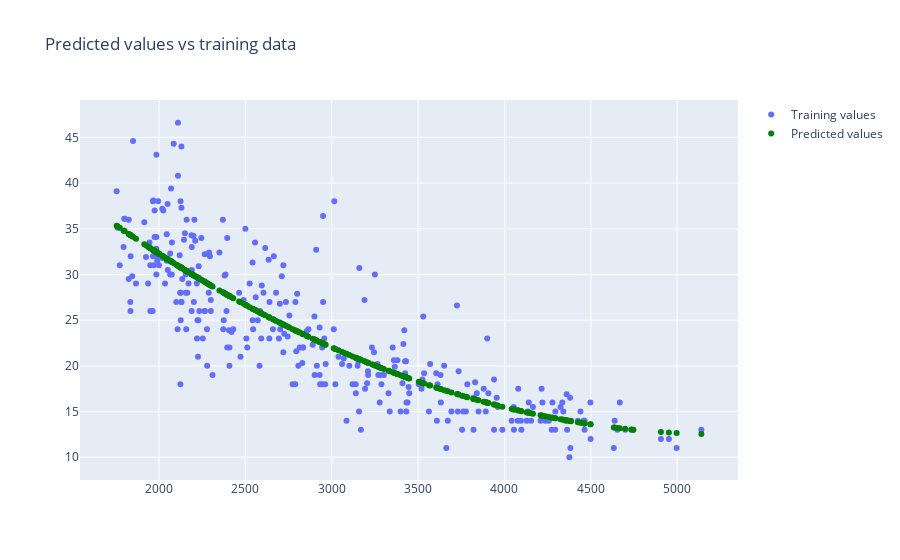

The notebook cell saved with this chart:
### Code cell
# Perform linear regression with poly features as the x input and get predicted values base on poly features
lr_poly = LinearRegression()
lr_poly."####"
predicted_values = "####"

# Visualizing the predicted values and the actual y values
# Input the x and y values for the plot, the x and y will be the raw training data and labels from the data frame dataset. You can use train_x and train_y
# but you will need to use ravel plot using plotly 
training_data = go.Scatter(x="####", y="####", name='Training values',  mode='markers')
predicted_points = go.Scatter(x="####", y="####", name='Predicted values',  mode='markers', marker= {'color':'green'})

fig = go.Figure(data = [training_data, predicted_points])
fig.update_layout(title="Predicted values vs training data")
fig.show()

### Figure 1 — Plotly figure (JSON) as saved in the notebook; plotly's stock layout.template omitted (floating-point values rounded to 4 significant figures; data arrays with more than 128 entries replaced by an {"elided": "..."} marker saying what was removed)
{"data": [{"mode": "markers", "name": "Training values", "type": "scatter", "x": {"elided": "313 int values"}, "y": {"elided": "313 float values"}}, {"marker": {"color": "green"}, "mode": "markers", "name": "Predicted values", "type": "scatter", "x": {"elided": "313 int values"}, "y": {"elided": "313 float values"}}], "layout": {"autosize": true, "title": {"text": "Predicted values vs training data"}, "xaxis": {"autorange": true, "range": [1546.0, 5349.0], "type": "linear"}, "yaxis": {"autorange": true, "range": [7.319, 49.28], "type": "linear"}}}
